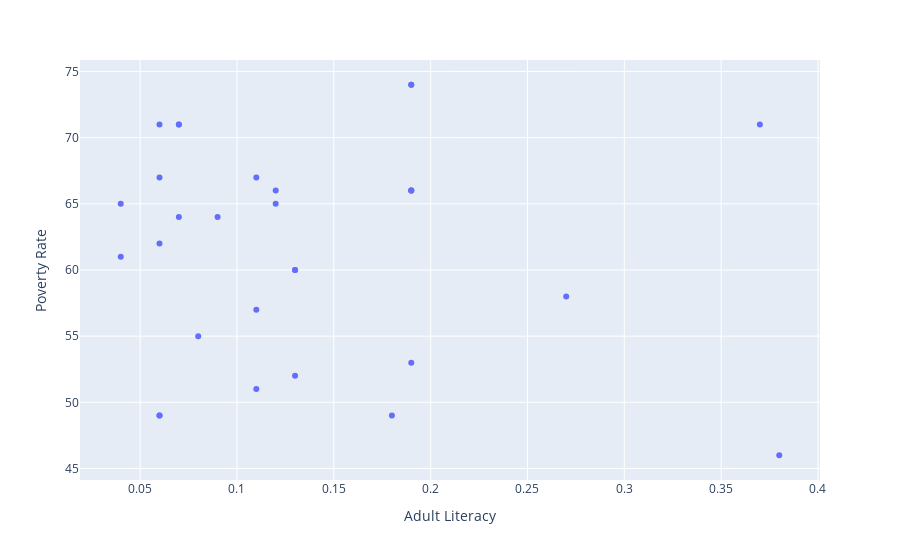

This figure's notebook cell:
### Code cell
import plotly.express as px

fig = px.scatter(new_df,x='Adult literacy gender parity index, 25 or more years old', 
             y='Poverty Rate (%)', 
            labels={
                     "Adult literacy gender parity index, 25 or more years old": "Adult Literacy",
                     "Poverty Rate (%)": "Poverty Rate",
                 }, )
fig.show(config=dict(displaylogo=False,
                 modeBarButtonsToRemove=["zoomIn2d", "zoomOut2d", 'lasso2d', 'zoom2d']))

### Figure 1 — Plotly figure (JSON) as saved in the notebook; plotly's stock layout.template omitted (floating-point values rounded to 4 significant figures)
{"data": [{"hovertemplate": "Adult Literacy=%{x}<br>Poverty Rate=%{y}<extra></extra>", "legendgroup": "", "marker": {"color": "#636efa", "symbol": "circle"}, "mode": "markers", "name": "", "orientation": "v", "showlegend": false, "type": "scatter", "x": [0.11, 0.04, 0.19, 0.18, 0.19, 0.06, 0.06, 0.07, 0.13, 0.11, 0.13, 0.08, 0.04, 0.12, 0.12, 0.19, 0.09, 0.19, 0.11, 0.06, 0.19, 0.27, 0.37, 0.38, 0.07, 0.19, 0.06, 0.13, 0.07, 0.06], "xaxis": "x", "y": [57, 61, 74, 49, 66, 49, 71, 64, 52, 51, 60, 55, 65, 66, 65, 66, 64, 53, 67, 62, 74, 58, 71, 46, 71, 66, 49, 60, 71, 67], "yaxis": "y"}], "layout": {"legend": {"tracegroupgap": 0}, "margin": {"t": 60}, "xaxis": {"anchor": "y", "domain": [0, 1], "title": {"text": "Adult Literacy"}}, "yaxis": {"anchor": "x", "domain": [0, 1], "title": {"text": "Poverty Rate"}}}}
